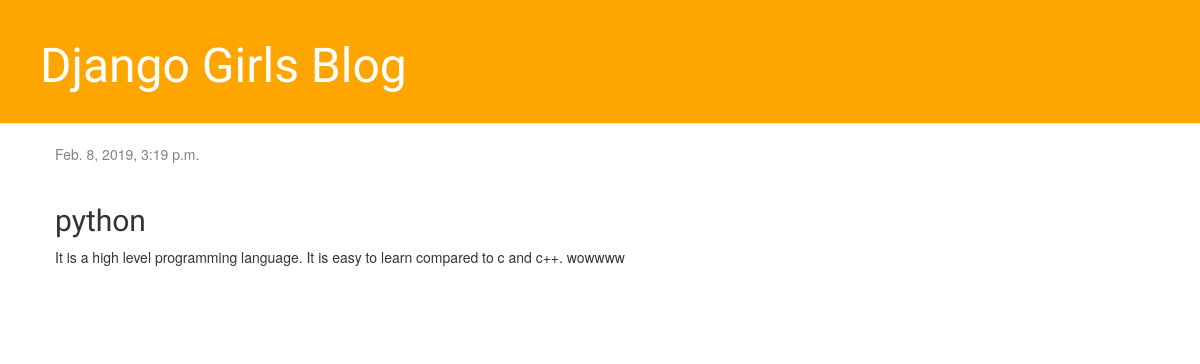
The app's page /post/1/ with its own data.
### blog/models.py (models this page shows, shortened)
class Post(models.Model):
    author = models.ForeignKey(settings.AUTH_USER_MODEL, on_delete=models.CASCADE)
    title = models.CharField(max_length=200)
    text = models.TextField()
    created_date = models.DateTimeField(default=timezone.now)
    published_date = models.DateTimeField(blank=True, null=True)

### blog/views.py (the view)
# urls.py: path('post/<int:pk>/', views.post_detail, name='post_detail'),
def post_detail(request, pk):
    post = get_object_or_404(Post, pk=pk)
    return render(request, 'blog/post_detail.html', {'post': post})

### blog/templates/blog/post_detail.html (shortened to what this page needs)
{% extends 'blog/base.html' %}
{% block content %}
    <div class="post">
        {% if post.published_date %}
            <div class="date">
                {{ post.published_date }}
            </div>
        {% endif %}
        <br>
        <h2>{{ post.title }}</h2>
        <p>{{ post.text|linebreaksbr }}</p>
    </div>
{% endblock %}

### blog/static/css/blog.css (style rules this page uses)
h1, h2, h3, h4 { font-family: 'Lobster', cursive; }
.date { color: #828282; }
.post { margin-bottom: 70px; }

### records on screen
Post: published_date "Feb. 8, 2019, 3:19 p.m.", title "python", text "It is a high level programming language. It is easy to learn compared to c and c++. wowwww"
